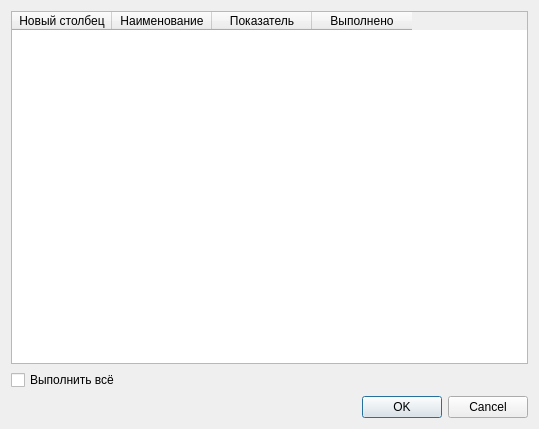
<?xml version="1.0" encoding="UTF-8"?>
<ui version="4.0">
 <class>operations_table_widget</class>
 <widget class="QWidget" name="operations_table_widget">
  <property name="geometry">
   <rect>
    <x>0</x>
    <y>0</y>
    <width>539</width>
    <height>429</height>
   </rect>
  </property>
  <property name="windowTitle">
   <string>Выполнение ТО</string>
  </property>
  <property name="windowIcon">
   <iconset theme="applications-engineering"/>
  </property>
  <layout class="QGridLayout" name="gridLayout">
   <item row="0" column="0">
    <widget class="QTableWidget" name="operation_table">
     <property name="sizeAdjustPolicy">
      <enum>QAbstractScrollArea::AdjustToContents</enum>
     </property>
     <property name="columnCount">
      <number>4</number>
     </property>
     <attribute name="horizontalHeaderStretchLastSection">
      <bool>false</bool>
     </attribute>
     <column>
      <property name="text">
       <string>Новый столбец</string>
      </property>
     </column>
     <column>
      <property name="text">
       <string>Наименование</string>
      </property>
     </column>
     <column>
      <property name="text">
       <string>Показатель</string>
      </property>
     </column>
     <column>
      <property name="text">
       <string>Выполнено</string>
      </property>
     </column>
    </widget>
   </item>
   <item row="1" column="0">
    <widget class="QCheckBox" name="allin_checkbox">
     <property name="text">
      <string>Выполнить всё</string>
     </property>
    </widget>
   </item>
   <item row="2" column="0">
    <widget class="QDialogButtonBox" name="buttonBox">
     <property name="standardButtons">
      <set>QDialogButtonBox::Cancel|QDialogButtonBox::Ok</set>
     </property>
    </widget>
   </item>
  </layout>
 </widget>
 <resources/>
 <connections/>
</ui>
